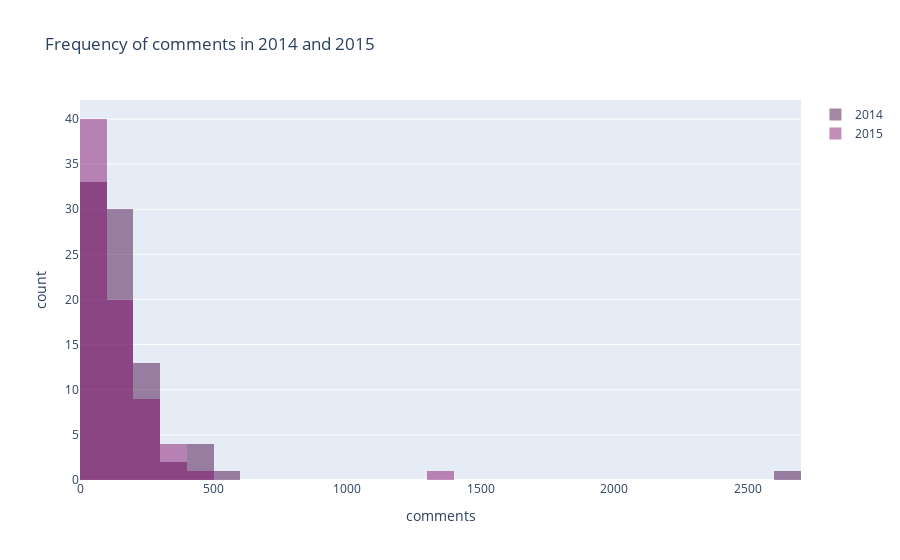

Notebook code cell kept with this figure:
### Markdown cell above
# Histogram
# 1) Frequency of comments in 2014 and 2015

### Code cell
data_2014 = df.comments[df.event == 'TED2014']
data_2015 = df.comments[df.event == 'TED2015']

trace2 = go.Histogram(
    x = data_2014,
    opacity = 0.75,
    name = '2014',
    marker = dict(color = 'rgba(80, 27, 80, 0.7)'))

trace3 = go.Histogram(
    x = data_2015,
    opacity = 0.75,
    name = '2015',
    marker = dict(color = 'rgba(125, 2, 100, 0.6)'))

data = [trace2, trace3]
layout = go.Layout(barmode = 'overlay',
                   title = 'Frequency of comments in 2014 and 2015',
                   xaxis = dict(title = 'comments'),
                   yaxis = dict(title = 'count'),
                  )

fig = go.Figure(data = data, layout = layout)
iplot(fig)

### Figure 1 — Plotly figure (JSON) as saved in the notebook; plotly's stock layout.template omitted (floating-point values rounded to 4 significant figures)
{"data": [{"marker": {"color": "rgba(80, 27, 80, 0.7)"}, "name": "2014", "opacity": 0.75, "type": "histogram", "x": [421, 172, 215, 440, 128, 182, 82, 173, 82, 316, 170, 409, 283, 228, 78, 208, 46, 80, 200, 147, 182, 44, 94, 163, 183, 238, 125, 69, 143, 84, 350, 85, 95, 117, 86, 49, 255, 294, 224, 108, 44, 122, 55, 101, 180, 248, 49, 173, 105, 118, 74, 147, 37, 100, 67, 171, 2673, 33, 251, 191, 111, 51, 59, 34, 33, 283, 503, 163, 92, 417, 52, 62, 87, 172, 107, 271, 56, 112, 38, 65, 115, 65, 102, 97]}, {"marker": {"color": "rgba(125, 2, 100, 0.6)"}, "name": "2015", "opacity": 0.75, "type": "histogram", "x": [221, 71, 1355, 185, 123, 108, 51, 86, 42, 213, 171, 176, 46, 78, 237, 149, 305, 38, 101, 171, 363, 174, 62, 206, 486, 104, 100, 50, 33, 82, 131, 109, 64, 73, 240, 370, 69, 72, 93, 166, 92, 92, 141, 214, 45, 378, 288, 43, 75, 198, 186, 66, 108, 42, 91, 69, 49, 265, 33, 65, 79, 71, 21, 57, 80, 244, 74, 42, 75, 38, 37, 147, 92, 139, 33]}], "layout": {"barmode": "overlay", "title": {"text": "Frequency of comments in 2014 and 2015"}, "xaxis": {"title": {"text": "comments"}}, "yaxis": {"title": {"text": "count"}}}}
